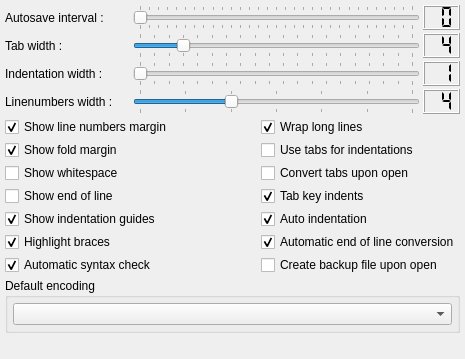
         <widget class="QWidget" name="wEditorGeneral" >
          <attribute name="title" >
           <string>General</string>
          </attribute>
          <layout class="QGridLayout" >
           <property name="margin" >
            <number>5</number>
           </property>
           <property name="spacing" >
            <number>3</number>
           </property>
           <item row="12" column="0" colspan="4" >
            <spacer>
             <property name="orientation" >
              <enum>Qt::Vertical</enum>
             </property>
             <property name="sizeHint" >
              <size>
               <width>421</width>
               <height>21</height>
              </size>
             </property>
            </spacer>
           </item>
           <item row="11" column="0" colspan="4" >
            <widget class="QGroupBox" name="gbGeneralEncoding" >
             <property name="title" >
              <string>Default encoding</string>
             </property>
             <layout class="QHBoxLayout" >
              <property name="margin" >
               <number>5</number>
              </property>
              <property name="spacing" >
               <number>3</number>
              </property>
              <item>
               <widget class="QComboBox" name="cbGeneralEncoding" />
              </item>
             </layout>
            </widget>
           </item>
           <item row="0" column="3" >
            <widget class="QLCDNumber" name="lnGeneralAutosaveInterval" >
             <property name="sizePolicy" >
              <sizepolicy>
               <hsizetype>0</hsizetype>
               <vsizetype>1</vsizetype>
               <horstretch>0</horstretch>
               <verstretch>0</verstretch>
              </sizepolicy>
             </property>
             <property name="numDigits" >
              <number>2</number>
             </property>
             <property name="segmentStyle" >
              <enum>QLCDNumber::Flat</enum>
             </property>
            </widget>
           </item>
           <item row="1" column="0" >
            <widget class="QLabel" name="lGeneralTabWidth" >
             <property name="text" >
              <string>Tab width :</string>
             </property>
            </widget>
           </item>
           <item row="1" column="3" >
            <widget class="QLCDNumber" name="lnGeneralTabWidth" >
             <property name="sizePolicy" >
              <sizepolicy>
               <hsizetype>0</hsizetype>
               <vsizetype>1</vsizetype>
               <horstretch>0</horstretch>
               <verstretch>0</verstretch>
              </sizepolicy>
             </property>
             <property name="numDigits" >
              <number>2</number>
             </property>
             <property name="segmentStyle" >
              <enum>QLCDNumber::Flat</enum>
             </property>
             <property name="value" stdset="0" >
              <double>4.000000000000000</double>
             </property>
            </widget>
           </item>
           <item row="1" column="1" colspan="2" >
            <widget class="QSlider" name="sGeneralTabWidth" >
             <property name="minimum" >
              <number>1</number>
             </property>
             <property name="maximum" >
              <number>20</number>
             </property>
             <property name="value" >
              <number>4</number>
             </property>
             <property name="orientation" >
              <enum>Qt::Horizontal</enum>
             </property>
             <property name="tickPosition" >
              <enum>QSlider::TicksBothSides</enum>
             </property>
             <property name="tickInterval" >
              <number>1</number>
             </property>
            </widget>
           </item>
           <item row="2" column="1" colspan="2" >
            <widget class="QSlider" name="sGeneralIndentationWidth" >
             <property name="minimum" >
              <number>1</number>
             </property>
             <property name="maximum" >
              <number>20</number>
             </property>
             <property name="orientation" >
              <enum>Qt::Horizontal</enum>
             </property>
             <property name="tickPosition" >
              <enum>QSlider::TicksBothSides</enum>
             </property>
             <property name="tickInterval" >
              <number>1</number>
             </property>
            </widget>
           </item>
           <item row="2" column="3" >
            <widget class="QLCDNumber" name="lnGeneralIndentationWidth" >
             <property name="sizePolicy" >
              <sizepolicy>
               <hsizetype>0</hsizetype>
               <vsizetype>1</vsizetype>
               <horstretch>0</horstretch>
               <verstretch>0</verstretch>
              </sizepolicy>
             </property>
             <property name="numDigits" >
              <number>2</number>
             </property>
             <property name="segmentStyle" >
              <enum>QLCDNumber::Flat</enum>
             </property>
             <property name="value" stdset="0" >
              <double>1.000000000000000</double>
             </property>
            </widget>
           </item>
           <item row="2" column="0" >
            <widget class="QLabel" name="lGeneralIndentationWidth" >
             <property name="text" >
              <string>Indentation width :</string>
             </property>
            </widget>
           </item>
           <item row="3" column="0" >
            <widget class="QLabel" name="lGeneralLineNumbersWidth" >
             <property name="text" >
              <string>Linenumbers width :</string>
             </property>
            </widget>
           </item>
           <item row="3" column="3" >
            <widget class="QLCDNumber" name="lnGeneralLineNumbersWidth" >
             <property name="sizePolicy" >
              <sizepolicy>
               <hsizetype>0</hsizetype>
               <vsizetype>1</vsizetype>
               <horstretch>0</horstretch>
               <verstretch>0</verstretch>
              </sizepolicy>
             </property>
             <property name="numDigits" >
              <number>2</number>
             </property>
             <property name="segmentStyle" >
              <enum>QLCDNumber::Flat</enum>
             </property>
             <property name="value" stdset="0" >
              <double>4.000000000000000</double>
             </property>
            </widget>
           </item>
           <item row="3" column="1" colspan="2" >
            <widget class="QSlider" name="sGeneralLineNumbersWidth" >
             <property name="minimum" >
              <number>2</number>
             </property>
             <property name="maximum" >
              <number>8</number>
             </property>
             <property name="value" >
              <number>4</number>
             </property>
             <property name="orientation" >
              <enum>Qt::Horizontal</enum>
             </property>
             <property name="tickPosition" >
              <enum>QSlider::TicksBothSides</enum>
             </property>
             <property name="tickInterval" >
              <number>1</number>
             </property>
            </widget>
           </item>
           <item row="4" column="0" colspan="2" >
            <widget class="QCheckBox" name="cbGeneralShowLineNumbersMargin" >
             <property name="text" >
              <string>Show line numbers margin</string>
             </property>
             <property name="checked" >
              <bool>true</bool>
             </property>
            </widget>
           </item>
           <item row="4" column="2" colspan="2" >
            <widget class="QCheckBox" name="cbGeneralWrapLongLines" >
             <property name="text" >
              <string>Wrap long lines</string>
             </property>
             <property name="checked" >
              <bool>true</bool>
             </property>
            </widget>
           </item>
           <item row="5" column="0" colspan="2" >
            <widget class="QCheckBox" name="cbGeneralShowFoldMargin" >
             <property name="text" >
              <string>Show fold margin</string>
             </property>
             <property name="checked" >
              <bool>true</bool>
             </property>
            </widget>
           </item>
           <item row="5" column="2" colspan="2" >
            <widget class="QCheckBox" name="cbGeneralUseTabsForIndentations" >
             <property name="text" >
              <string>Use tabs for indentations</string>
             </property>
            </widget>
           </item>
           <item row="6" column="2" colspan="2" >
            <widget class="QCheckBox" name="cbGeneralConvertTabsUponOpen" >
             <property name="text" >
              <string>Convert tabs upon open</string>
             </property>
            </widget>
           </item>
           <item row="6" column="0" colspan="2" >
            <widget class="QCheckBox" name="cbGeneralShowWhitespace" >
             <property name="text" >
              <string>Show whitespace</string>
             </property>
            </widget>
           </item>
           <item row="7" column="2" colspan="2" >
            <widget class="QCheckBox" name="cbGeneralTabKeyIndents" >
             <property name="text" >
              <string>Tab key indents</string>
             </property>
             <property name="checked" >
              <bool>true</bool>
             </property>
            </widget>
           </item>
           <item row="7" column="0" colspan="2" >
            <widget class="QCheckBox" name="cbGeneralShowEndOfLine" >
             <property name="text" >
              <string>Show end of line</string>
             </property>
            </widget>
           </item>
           <item row="8" column="0" colspan="2" >
            <widget class="QCheckBox" name="cbGeneralShowIndentationGuides" >
             <property name="text" >
              <string>Show indentation guides</string>
             </property>
             <property name="checked" >
              <bool>true</bool>
             </property>
            </widget>
           </item>
           <item row="8" column="2" colspan="2" >
            <widget class="QCheckBox" name="cbGeneralAutoIndentation" >
             <property name="text" >
              <string>Auto indentation</string>
             </property>
             <property name="checked" >
              <bool>true</bool>
             </property>
            </widget>
           </item>
           <item row="9" column="2" colspan="2" >
            <widget class="QCheckBox" name="cbGeneralAutomaticEndOfLineConversion" >
             <property name="text" >
              <string>Automatic end of line conversion</string>
             </property>
             <property name="checked" >
              <bool>true</bool>
             </property>
            </widget>
           </item>
           <item row="9" column="0" colspan="2" >
            <widget class="QCheckBox" name="cbGeneralHighlightBraces" >
             <property name="text" >
              <string>Highlight braces</string>
             </property>
             <property name="checked" >
              <bool>true</bool>
             </property>
            </widget>
           </item>
           <item row="10" column="0" colspan="2" >
            <widget class="QCheckBox" name="cbGeneralAutomaticSyntaxCheck" >
             <property name="text" >
              <string>Automatic syntax check</string>
             </property>
             <property name="checked" >
              <bool>true</bool>
             </property>
            </widget>
           </item>
           <item row="10" column="2" colspan="2" >
            <widget class="QCheckBox" name="cbGeneralCreateBackupFileUponOpen" >
             <property name="text" >
              <string>Create backup file upon open</string>
             </property>
            </widget>
           </item>
           <item row="0" column="1" colspan="2" >
            <widget class="QSlider" name="sGeneralAutosaveInterval" >
             <property name="maximum" >
              <number>30</number>
             </property>
             <property name="orientation" >
              <enum>Qt::Horizontal</enum>
             </property>
             <property name="tickPosition" >
              <enum>QSlider::TicksBothSides</enum>
             </property>
             <property name="tickInterval" >
              <number>1</number>
             </property>
            </widget>
           </item>
           <item row="0" column="0" >
            <widget class="QLabel" name="lGeneralAutosaveInterval" >
             <property name="sizePolicy" >
              <sizepolicy>
               <hsizetype>1</hsizetype>
               <vsizetype>5</vsizetype>
               <horstretch>0</horstretch>
               <verstretch>0</verstretch>
              </sizepolicy>
             </property>
             <property name="text" >
              <string>Autosave interval :</string>
             </property>
            </widget>
           </item>
          </layout>
         </widget>
